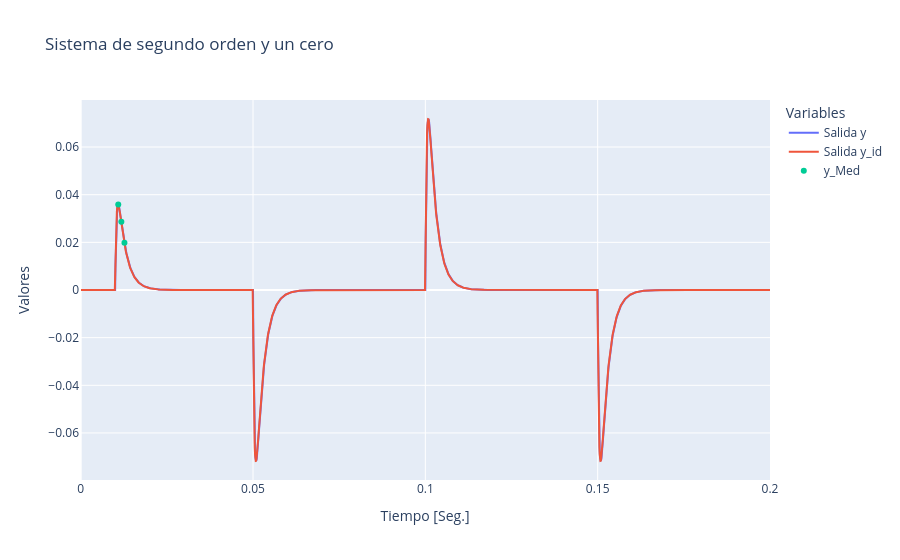

The notebook cell saved with this chart:
### Markdown cell above
## Midiendo t desde puntos intermedios a $y_{MAX}$

### Code cell
t_D = np.array(df['t'])
y_D=np.array(df['i_t'])
u=np.array(df['VE'])
# % Del Vc
# T1 = 4.3809e-04;
# T2 = 0.0023;
# %
# %  pretty(yt)
# %      /    t \        /    t \
# % K exp| - -- |   K exp| - -- |
# %      \   T1 /        \   T2 /
# % ------------- - -------------
# %    T1 - T2         T1 - T2
ret     =       0.01
# %  solve(y3/y1==(alfa1^3-(y2/y1-alfa1)^3)/(alfa1-(y2/y1-alfa1)),alfa1)
# % # syms y1 y2 y3 beta alfa1 alfa2;
# % y1, y2, y3, beta, alfa1, alfa2=symbols('y1 y2 y3 beta alfa1 alfa2')
# % ecs=(Eq(y1,beta*(alfa1-alfa2)),Eq(y2,beta*(alfa1**2-alfa2**2)),Eq(y3,beta*(alfa1**3-alfa2**3)))
# % resm=solve(ecs,(alfa1,alfa2,beta))
# % resm
# Y_aux=y_D(30:2500);% plot(y_D(30:2500))
Y_aux=y_D[0:500]
t_aux=t_D[0:500]
u_aux=u[0:500]
y1i=Y_aux.max()
uMAX=u.max()
lugar = np.argmin(np.abs(y1i-Y_aux)) ## [val lugar]=min(abs((t1i-ret)*3+ret-t_D));
t1i=t_aux[lugar]
# Acá cambio por cualquier tiempo intermedio del Máx
t1i=t_aux[lugar]
lugar = np.argmin(np.abs((t1i-ret)+ret-t_D)) # # [val lugar]=min(abs((t1i-ret)*2+ret-t_D));
y1i=y_D[lugar]/uMAX
# y1i=Y_aux.max()/uMAX
lugar = np.argmin(np.abs((t1i-ret)*2+ret-t_D)) # # [val lugar]=min(abs((t1i-ret)*2+ret-t_D));
t2i=t_D[lugar]
y2i=y_D[lugar]/uMAX
lugar = np.argmin(np.abs((t1i-ret)*3+ret-t_D)) ## [val lugar]=min(abs((t1i-ret)*3+ret-t_D));
t3i=t_D[lugar]
y3i=y_D[lugar]/uMAX
# %syms y1 y2 beta alfa1 y3; solve(y3/y1==(alfa1^3-(y2/y1-alfa1)^3)/(alfa1-(y2/y1-alfa1)),alfa1)
# alfa1 = (y2i - (- 3*y2i^2 + 4*y1i*y3i)^(1/2))/(2*y1i); %Matlab
# alfa1 = (y2i - 4*y1i*y3i*sqrt(1/(4*y1i*y3i-3*y2i^2))+3*y2i^2*sqrt(1/(4*y1i*y3i-3*y2i^2)))/(2*y1i);%Python
alfa1 = (y2i - 4*y1i*y3i*np.sqrt(1/(4*y1i*y3i-3*y2i**2))+3*(y2i**2)*np.sqrt(1/(4*y1i*y3i-3*(y2i**2))))/(2*y1i) #;%Python
# % (-4*y1*y3*sqrt(1/(4*y1*y3 - 3*y2**2)) + 3*y2**2*sqrt(1/(4*y1*y3 - 3*y2**2)) + y2)/(2*y1)
# % alfa1=(-4*y1i*y3i*sqrt(1/(4*y1i*y3i - 3*y2i^2)) + 3*y2i^2*sqrt(1/(4*y1i*y3i - 3*y2i^2)) + y2i)/(2*y1i)
# %  (y2 +- (- 3*y2^2 + 4*y1*y3)^(1/2))/(2*y1) %es +-, funciona con
# %  cualquiera
alfa2=y2i/y1i-alfa1

T1 =(-(t1i-ret)/np.log(alfa1))
T2 =(-(t1i-ret)/np.log(alfa2))
# % T1 = 4.3809e-04; para comparar con el voltaje en el capacitor
# % T2 = 0.0023; VC
beta=y1i/(alfa1-alfa2)
beta1=y2i/(alfa1**2-alfa2**2)
beta2=y3i/(alfa1**3-alfa2**3) #%Deben ser todos iguales
K=y1i*(T1-T2)/(alfa1-alfa2) #; %y1i ya está divido en 12V
sys_iRLC=K*tf([1, 0], np.convolve([T1, 1],[T2, 1])) #%funcion de transferencia

[y_1,t_1,ent]=lsim(sys_iRLC, u, t_D, [0,0])
C=K
# % R=sys_iRLC.den{1}(2)/C
R=(T1+T2)/C
# % L=sys_iRLC.den{1}(1)/C
L=T1*T2/C
# e_rms=np.sum((y_1-y_D)@np.transpose(y_1-y_D))
v_param=np.array([2.2e2,500e-6,2.2e-6]) #

est_param=np.array([R,L,C])
e_rms=np.sum((est_param-v_param)@np.transpose(est_param-v_param))
print('R=',R,', L=', L,', C=', C, '.\n','E_RMS=',e_rms, '.\n\n')

df_p= pd.DataFrame({'t': t_D, 'y': y_D})
df_id= pd.DataFrame({'t': t_1, 'y': y_1})
df2 = pd.DataFrame({'tp': [t1i , t2i, t3i ],'yp': [y1i*12, y2i*12,y3i*12 ]})
fig = go.Figure()
fig.add_trace(go.Scatter(x=df_p['t'], y=df_p['y'], mode='lines', name='Salida y'))
fig.add_trace(go.Scatter(x=df_id['t'], y=df_id['y'], mode='lines', name='Salida y_id'))
fig.add_trace(go.Scatter(x=df2['tp'], y=df2['yp'], mode='markers', name='y_Med'))
# Customize the layout
fig.update_layout(title='Sistema de segundo orden y un cero',
                  xaxis_title='Tiempo [Seg.]',
                  yaxis_title='Valores',
                  legend_title='Variables',
                  showlegend=True)
# Display the interactive Plotly chart
fig.show()

### Figure 1 — Plotly figure (JSON) as saved in the notebook; plotly's stock layout.template omitted (floating-point values rounded to 4 significant figures; data arrays with more than 128 entries replaced by an {"elided": "..."} marker saying what was removed)
{"data": [{"mode": "lines", "name": "Salida y", "type": "scatter", "x": {"elided": "2000 float values"}, "y": {"elided": "2000 float values"}}, {"mode": "lines", "name": "Salida y_id", "type": "scatter", "x": {"elided": "2000 float values"}, "y": {"elided": "2000 float values"}}, {"mode": "markers", "name": "y_Med", "type": "scatter", "x": [0.0109, 0.0118, 0.0127], "y": [0.03588, 0.02866, 0.01981]}], "layout": {"legend": {"title": {"text": "Variables"}}, "showlegend": true, "title": {"text": "Sistema de segundo orden y un cero"}, "xaxis": {"title": {"text": "Tiempo [Seg.]"}}, "yaxis": {"title": {"text": "Valores"}}}}
